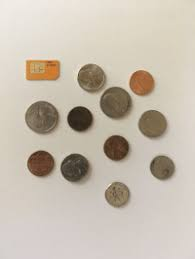
#> input picture canny_image.jpg, 195 x 259 px, found by its file name
$ python MyCannyEdgeDetectorDemo.py
#> lines starting #> are read from the running program, lines starting #| are printed output that depends on the picture; after the words box and inside, x2 and y2 are one past the last pixel; in counts of white or black regions, pixels touching at a corner belong together
# import all suitable libraries
# SRC : https://towardsdatascience.com/canny-edge-detection-step-by-step-in-python-computer-vision-b49c3a2d8123
# TIYA JAIN

import skimage
import math
import skimage.io
import matplotlib.pyplot as plt
import numpy as np
from skimage import color
from skimage import data
from skimage.color import *
from skimage.util import random_noise
from skimage import feature
from skimage.metrics import structural_similarity as ssim
from skimage.filters import threshold_otsu


# input the image from system
inputImage=skimage.io.imread('assignment1\canny_image.jpg')
#> inputImage is the input picture: shape (259, 195, 3); mean R, G, B 199.1, 189.6, 176.1
# inputImage=data.astronaut()
inputImage=rgb2gray(inputImage)
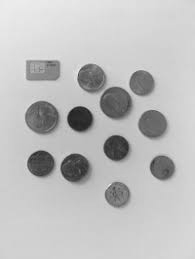
#> inputImage: shape (259, 195) float64; min 0.103, max 0.928, mean 0.747
# plt.imshow(inputImage)
image_1= feature.canny(inputImage,3)
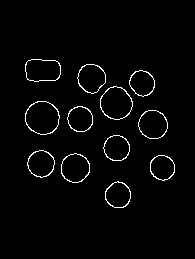
#> image_1: shape (259, 195) bool; 2.3% white in thin lines or dots, all inside (x1, y1, x2, y2) = (25, 59, 175, 208)


#determining lower and upper thresholds
v = 150
#  apply automatic Canny edge detection
lower = int(0.1*v)
upper = int(0.15*v)

# upper=threshold_otsu(inputImage)
# lower=0.5*upper


# convolution
# [170 lines left out: functions convolution, GaussianBlurImage, calc_grad, non_max_sup, threshold, hysteresis, not called in this run]
